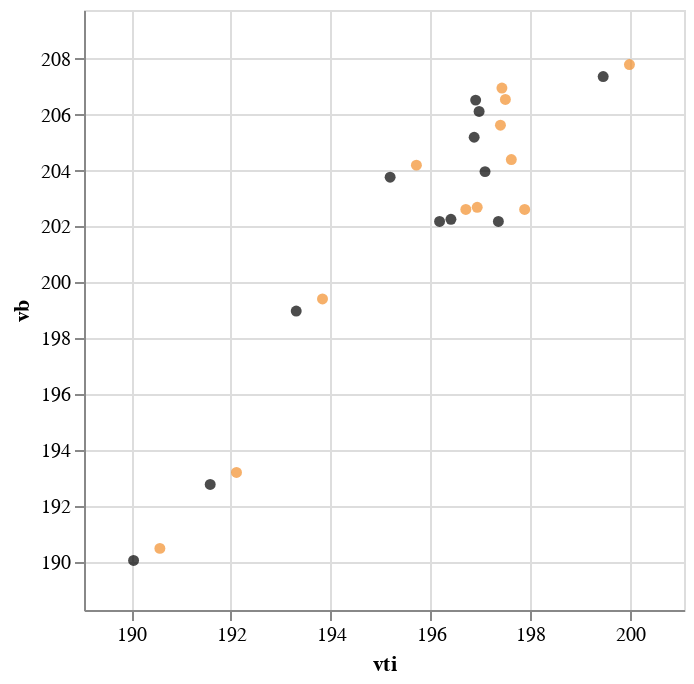

Notebook code cell kept with this figure:
### Code cell
def plot_marginal_2d_numerical_numerical(observed: pl.DataFrame,synthetic: pl.DataFrame,col1: str,col2: str):
    opf = observed.to_pandas()
    spf = synthetic.to_pandas()
    
    omin = opf.min(axis=0)[col1]
    omax = opf.max(axis=0)[col1]
    smin = spf.min(axis=0)[col1]
    smax = spf.max(axis=0)[col1]
    xmin = omin if omin < smin else smin
    xmax = omax if omax > smax else smax
    xmin -= (xmax-xmin)*0.1
    xmax += (xmax-xmin)*0.1
    
    omin = opf.min(axis=0)[col2]
    omax = opf.max(axis=0)[col2]
    smin = spf.min(axis=0)[col2]
    smax = spf.max(axis=0)[col2]
    ymin = omin if omin < smin else smin
    ymax = omax if omax > smax else smax
    ymin -= (ymax-ymin)*0.1
    ymax += (ymax-ymin)*0.1

    oplot = alt.Chart(opf).mark_point(filled=True).encode(
        x = alt.X('vti:Q',scale = alt.Scale(domain=[xmin,xmax])),
        y = alt.Y('vb:Q',scale = alt.Scale(domain=[ymin,ymax])),
        color = alt.ColorValue("#000000")
    )
    splot = alt.Chart(spf).mark_point(filled=True).encode(
        x = alt.X('vti:Q',scale = alt.Scale(domain=[xmin,xmax])),
        y = alt.Y('vb:Q',scale = alt.Scale(domain=[ymin,ymax])),
        color = alt.ColorValue("#f28e2b")
    )
    return oplot+splot

plot_marginal_2d_numerical_numerical(odf,sdf,'vti','vb')

### Figure 1 — Vega-Lite specification as saved in the notebook (floating-point values rounded to 4 significant figures)
{"config": {"view": {"continuousWidth": 300, "continuousHeight": 300}}, "layer": [{"data": {"name": "data-4c1b0ea85c6ea8b390303042f925015b"}, "mark": {"type": "point", "filled": true}, "encoding": {"color": {"value": "#000000"}, "x": {"field": "vti", "scale": {"domain": [189.1, 201.1]}, "type": "quantitative"}, "y": {"field": "vb", "scale": {"domain": [188.3, 209.7]}, "type": "quantitative"}}}, {"data": {"name": "data-db4aac652bd1da31ebe3b448245643f6"}, "mark": {"type": "point", "filled": true}, "encoding": {"color": {"value": "#f28e2b"}, "x": {"field": "vti", "scale": {"domain": [189.1, 201.1]}, "type": "quantitative"}, "y": {"field": "vb", "scale": {"domain": [188.3, 209.7]}, "type": "quantitative"}}}], "$schema": "https://vega.github.io/schema/vega-lite/v5.20.1.json", "datasets": {"data-4c1b0ea85c6ea8b390303042f925015b": [{"date": "2021-01-04", "vti": 190.0, "vb": 190.0}, {"date": "2021-01-05", "vti": 191.6, "vb": 192.8}, {"date": "2021-01-06", "vti": 193.3, "vb": 199.0}, {"date": "2021-01-07", "vti": 196.4, "vb": 202.3}, {"date": "2021-01-08", "vti": 197.4, "vb": 202.2}, {"date": "2021-01-11", "vti": 196.2, "vb": 202.2}, {"date": "2021-01-12", "vti": 196.9, "vb": 205.2}, {"date": "2021-01-13", "vti": 197.1, "vb": 204.0}, {"date": "2021-01-14", "vti": 196.9, "vb": 206.5}, {"date": "2021-01-15", "vti": 195.2, "vb": 203.8}, {"date": "2021-01-19", "vti": 197.0, "vb": 206.1}, {"date": "2021-01-20", "vti": 199.5, "vb": 207.4}], "data-db4aac652bd1da31ebe3b448245643f6": [{"date": "2021-01-04", "vti": 190.6, "vb": 190.5}, {"date": "2021-01-05", "vti": 192.1, "vb": 193.2}, {"date": "2021-01-06", "vti": 193.8, "vb": 199.4}, {"date": "2021-01-07", "vti": 196.9, "vb": 202.7}, {"date": "2021-01-08", "vti": 197.9, "vb": 202.6}, {"date": "2021-01-11", "vti": 196.7, "vb": 202.6}, {"date": "2021-01-12", "vti": 197.4, "vb": 205.6}, {"date": "2021-01-13", "vti": 197.6, "vb": 204.4}, {"date": "2021-01-14", "vti": 197.4, "vb": 207.0}, {"date": "2021-01-15", "vti": 195.7, "vb": 204.2}, {"date": "2021-01-19", "vti": 197.5, "vb": 206.5}, {"date": "2021-01-20", "vti": 200.0, "vb": 207.8}]}}
